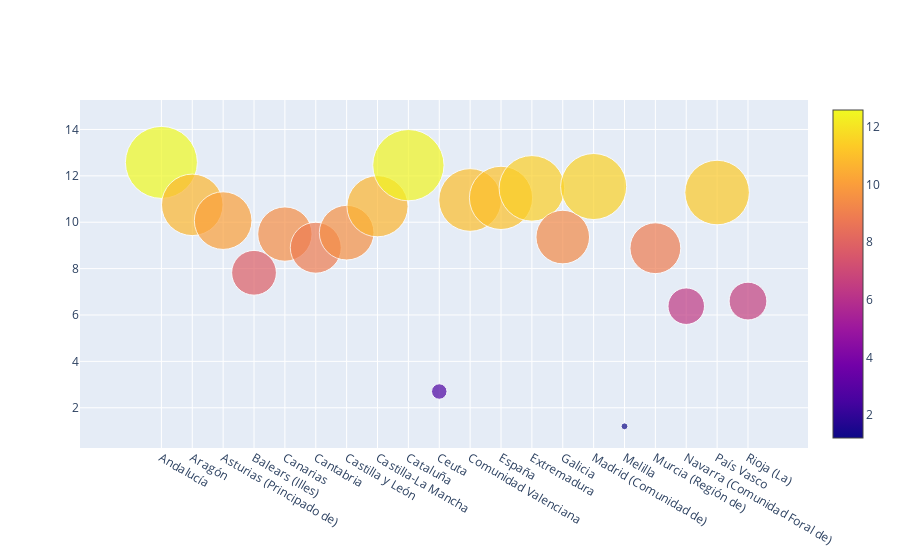

The notebook cell this image was saved under:
### Code cell
size = big_data_sp['Total año 2021']

fig = go.Figure(data=[go.Scatter(
    x=big_data_sp['Áreas Geográficas'],
    y=big_data_sp['Total año 2021'],
    mode='markers',
    marker=dict(
        color= big_data_sp['Total año 2021'],
        size=size,
        sizeref=2.*max(size)/(12.**2),        
        showscale=True
        )       
)]
)

fig.show()

### Figure 1 — Plotly figure (JSON) as saved in the notebook; plotly's stock layout.template omitted (floating-point values rounded to 4 significant figures)
{"data": [{"marker": {"color": [12.58, 10.75, 10.07, 7.82, 9.49, 8.9, 9.55, 10.69, 12.46, 2.7, 10.96, 11.05, 11.46, 9.36, 11.54, 1.2, 8.88, 6.38, 11.28, 6.6], "showscale": true, "size": [12.58, 10.75, 10.07, 7.82, 9.49, 8.9, 9.55, 10.69, 12.46, 2.7, 10.96, 11.05, 11.46, 9.36, 11.54, 1.2, 8.88, 6.38, 11.28, 6.6], "sizeref": 0.1747}, "mode": "markers", "type": "scatter", "x": ["Andalucía", "Aragón", "Asturias (Principado de)", "Balears (Illes)", "Canarias", "Cantabria", "Castilla y León", "Castilla-La Mancha", "Cataluña", "Ceuta", "Comunidad Valenciana", "España", "Extremadura", "Galicia", "Madrid (Comunidad de)", "Melilla", "Murcia (Región de)", "Navarra (Comunidad Foral de)", "País Vasco", "Rioja (La)"], "y": [12.58, 10.75, 10.07, 7.82, 9.49, 8.9, 9.55, 10.69, 12.46, 2.7, 10.96, 11.05, 11.46, 9.36, 11.54, 1.2, 8.88, 6.38, 11.28, 6.6]}], "layout": {}}
